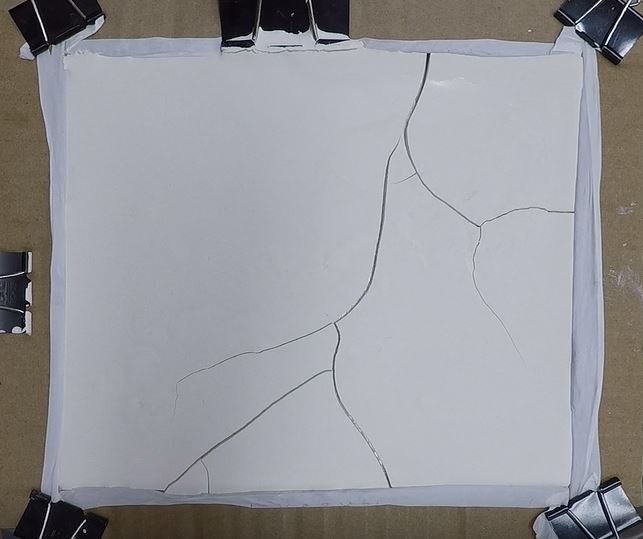
#> input picture length/Trial1.JPG, 643 x 539 px
$ python -i test.py   (imports and definitions only)
#> lines starting #> are read from the running program, lines starting #| are printed output that depends on the picture; after the words box and inside, x2 and y2 are one past the last pixel; in counts of white or black regions, pixels touching at a corner belong together
#Python Code that will take in a picture that contains cracking
#Outputs the length of the cracking

#All the imports for packages used
import math
import scipy.ndimage.morphology as m
import cv2
import numpy as np
from skimage import img_as_float
from skimage import io, color, morphology
from skimage import io, morphology, img_as_bool, segmentation
from scipy import ndimage as ndi
import matplotlib.pyplot as plt
import ctypes
import tkinter as tk
import tkinter.filedialog
from tkinter.filedialog import askopenfilename
#Makes each pixel of the image black or white
# [6 lines left out: function binary, not called in this run]

def binary1(img):
#> called with img = '../../length/Trial1.JPG'
    img = cv2.imread(img,0)
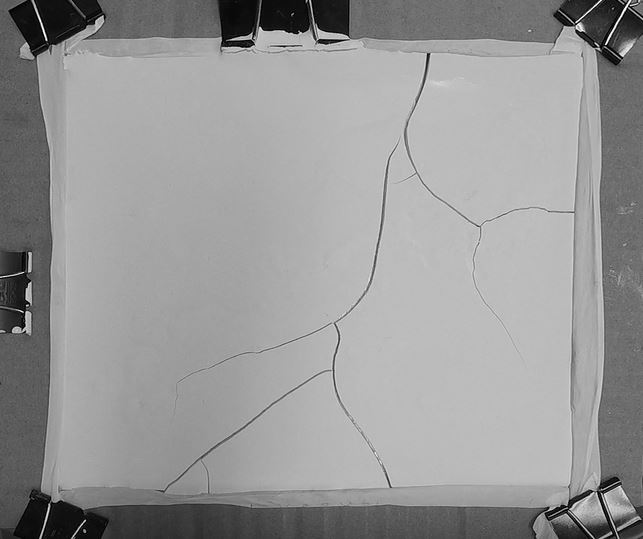
#> img: shape (539, 643); min 0, max 255, mean 150.9
    kernel = np.array([[-1,-1,-1], [-1,9,-1], [-1,-1,-1]])
    im = cv2.filter2D(img, -1, kernel)
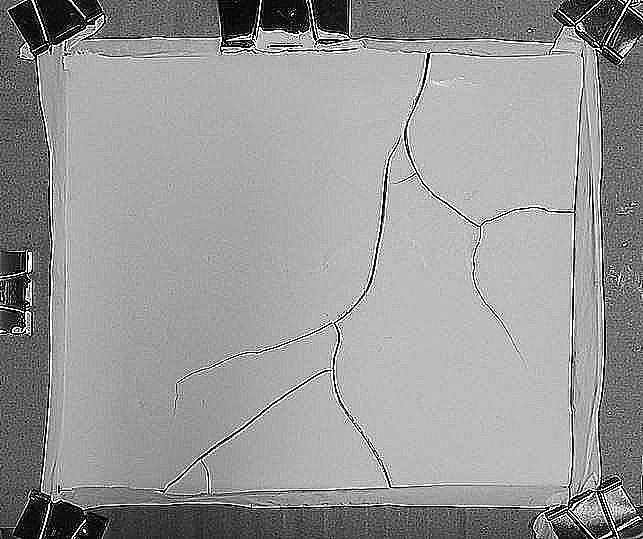
#> im: shape (539, 643); min 0, max 255, mean 151.5
    cv2.imshow("Sharpening",im)
    img = cv2.medianBlur(img,5)
    #cv2.imshow("image",img)
    cv2.waitKey(0)
    th3 = cv2.adaptiveThreshold(img,255,cv2.ADAPTIVE_THRESH_GAUSSIAN_C,\
                cv2.THRESH_BINARY,11,2)
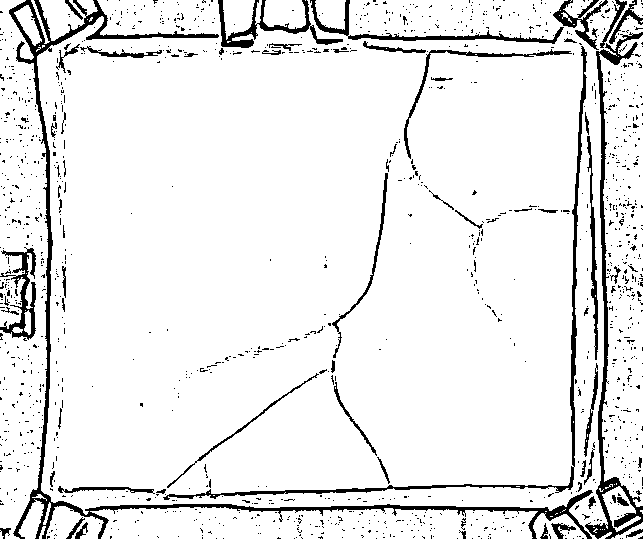
#> th3: shape (539, 643); 91.9% white; 1311 black regions (1244 under 20 px), largest, box (x1, y1, x2, y2) and area: (9, 0, 593, 539) 7002, (585, 32, 643, 539) 3281, (163, 46, 587, 500) 2752

    cv2.imwrite("binary1.jpg", th3)
    cv2.imshow("Binary1",th3)
    cv2.waitKey(0)

# [383 lines left out: functions binary2, median, thinning2, canny, complete, bandw and 5 more, not called in this run]

#############################################MAIN###################################
#User finds file in file system
# [2 lines not run here, left out]

#The image is made smaller if it extends the window size
# [1 line that did not run here, left out]
# [1 line that did not run here, left out]
# [1 line that did not run here, left out]
# [1 line that did not run here, left out]
# [9 lines not run here, left out]

# [1 line that did not run here, left out]
# [1 line that did not run here, left out]
# [1 line that did not run here, left out]

# [12 lines not run here, left out]

# [1 line that did not run here, left out]
# [1 line that did not run here, left out]
# [1 line that did not run here, left out]

#Image is resized
# [1 line not run here, left out]
filename = 'resize.jpg'
selection = False
roi = []

crop_img = [0]

#Uses ROI to allow the user to crop the image by dragging their mouse
# [14 lines left out: function roi_selection, not called in this run]

image_read_path=filename
window_name='Input Image'
window_crop_name='Cropped Image'
esc_keycode=27
wait_time=1
# [62 lines not run here, left out]


#Notes:
#Loop through endpoints and splitting points but it loops a fixed number of times

>>> result = binary1('../../length/Trial1.JPG')

$ run again, on length/Trial32.JPG
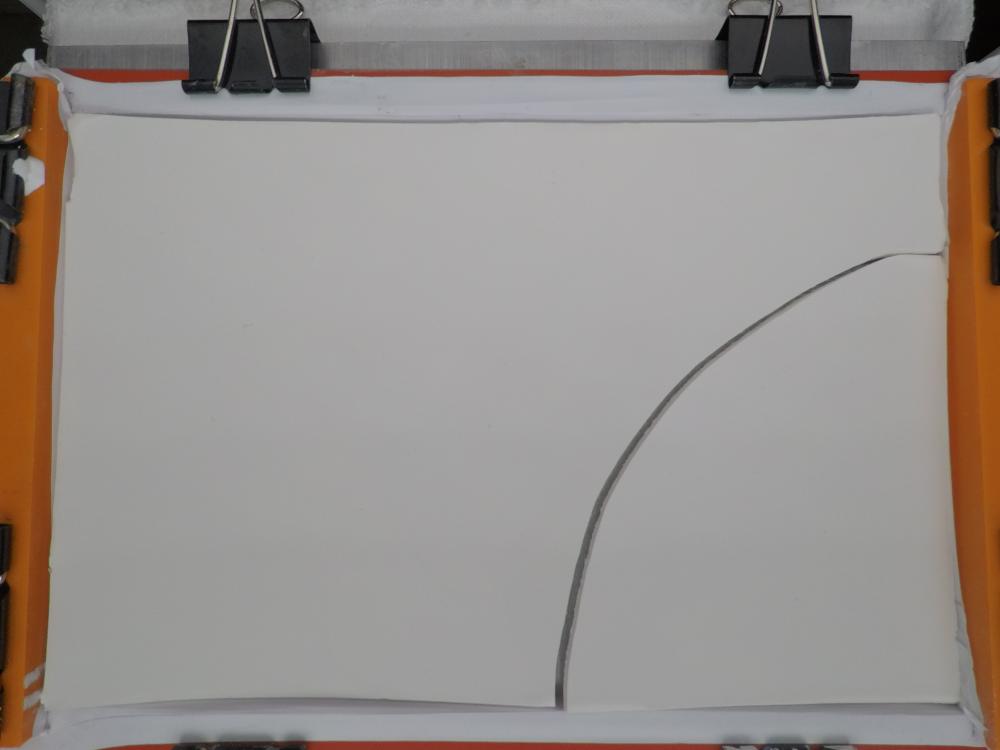
#> input picture length/Trial32.JPG, 4000 x 3000 px (shown at 1/4 size)
#> in binary1, `img = cv2.imread(img,0)`:
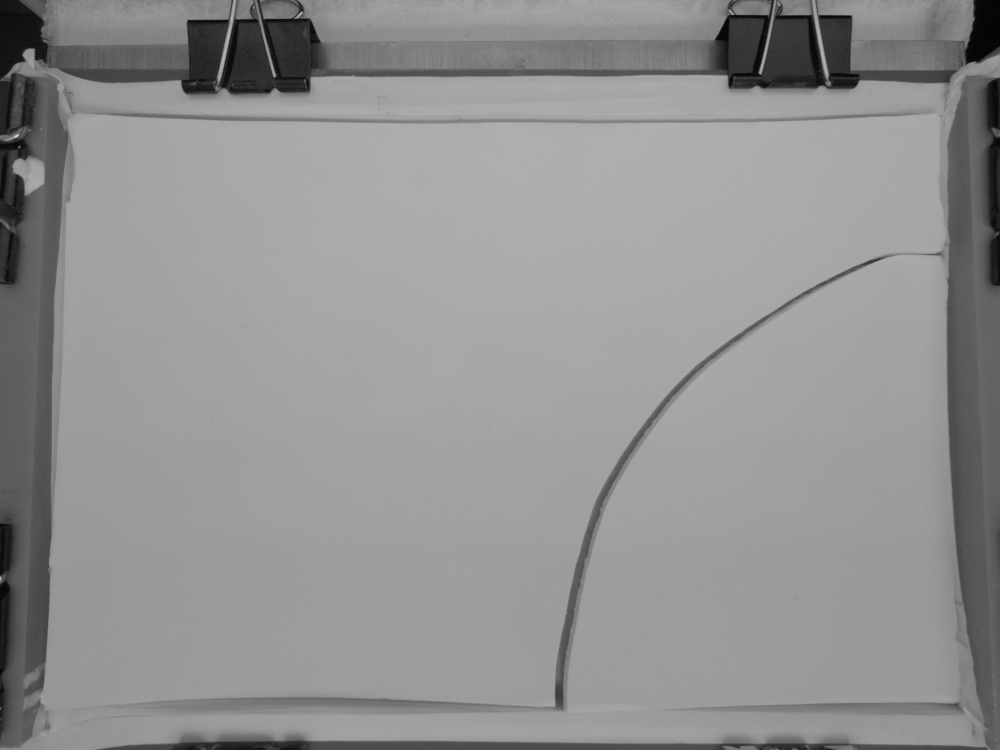
#> img: shape (3000, 4000) (shown at 1/4 size); min 0, max 235, mean 145.9
#> in binary1, `th3 = cv2.adaptiveThreshold(img,255,cv2.ADAPTIVE_THRESH_GAUSSIAN_C,\ c..`:
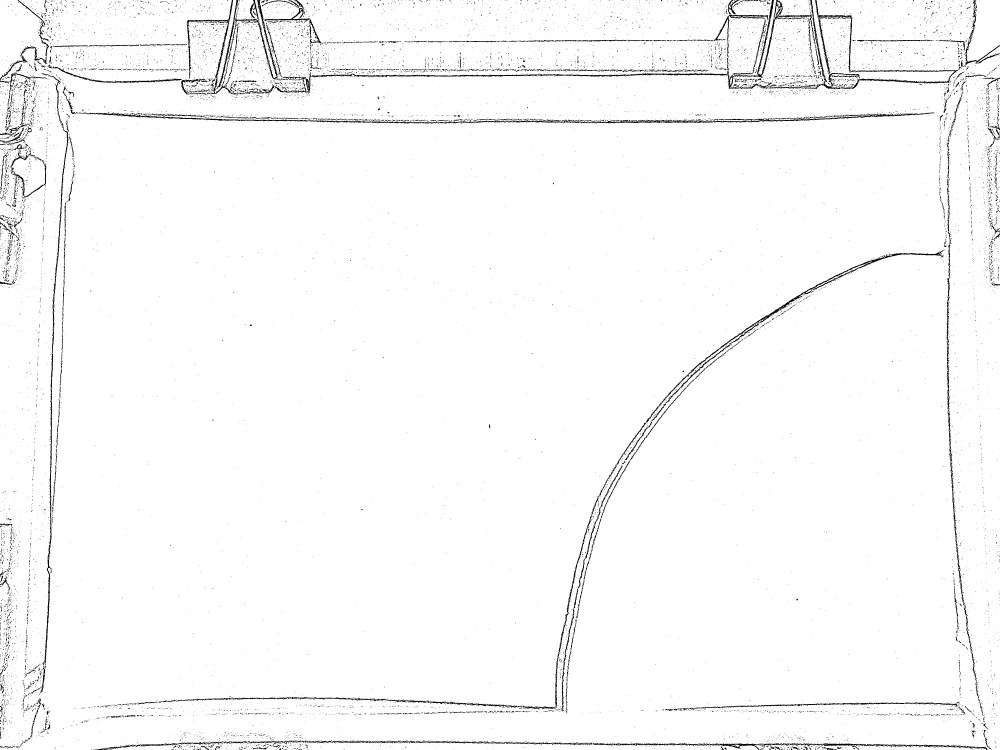
#> th3: shape (3000, 4000) (shown at 1/4 size); 97.8% white; 14781 black regions (13846 under 20 px), largest, box (x1, y1, x2, y2) and area: (316, 449, 3740, 495) 17711, (2235, 1000, 3776, 2617) 14978, (1179, 2962, 3950, 3000) 13533

$ run again, on length/Trial33.JPG
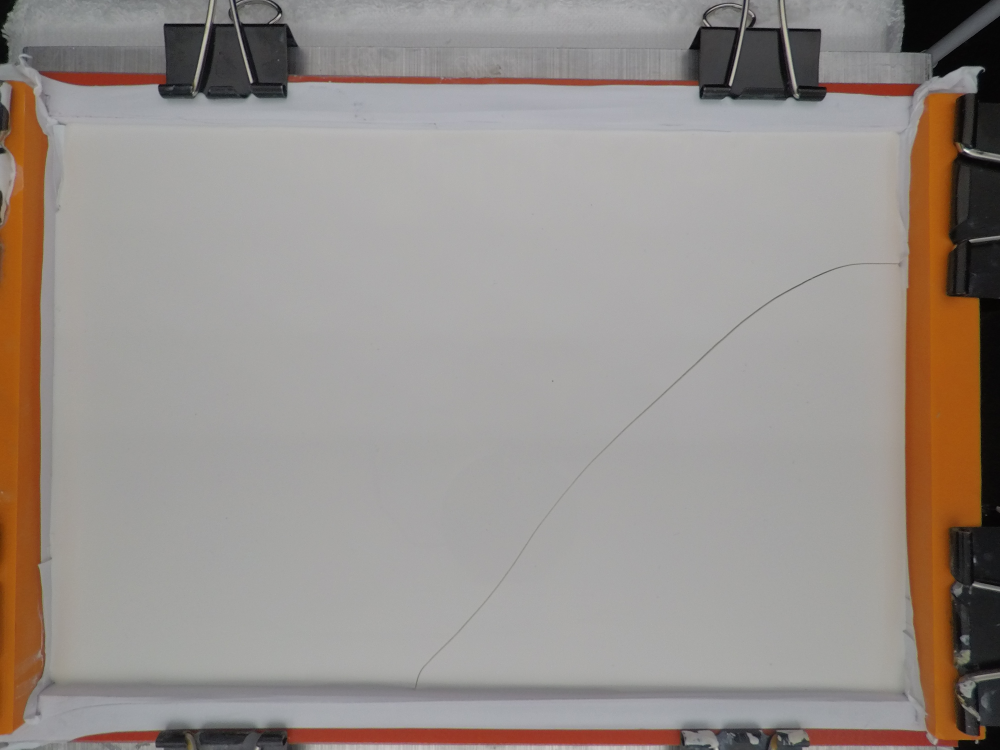
#> input picture length/Trial33.JPG, 4000 x 3000 px (shown at 1/4 size)
#> in binary1, `img = cv2.imread(img,0)`:
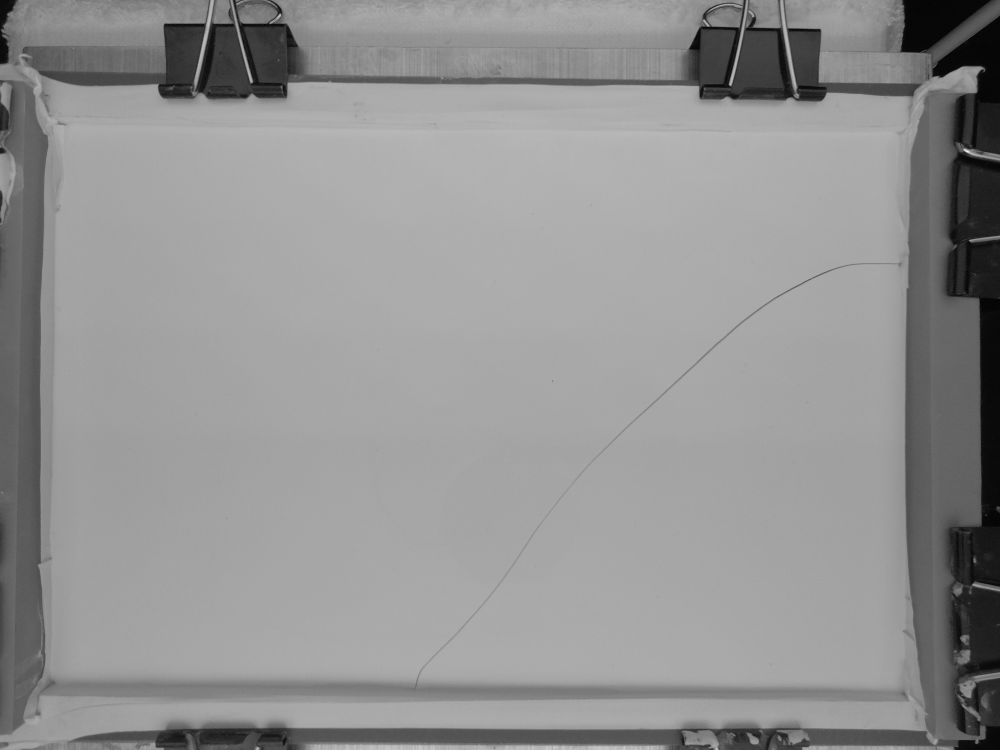
#> img: shape (3000, 4000) (shown at 1/4 size); min 0, max 255, mean 146.6
#> in binary1, `th3 = cv2.adaptiveThreshold(img,255,cv2.ADAPTIVE_THRESH_GAUSSIAN_C,\ c..`:
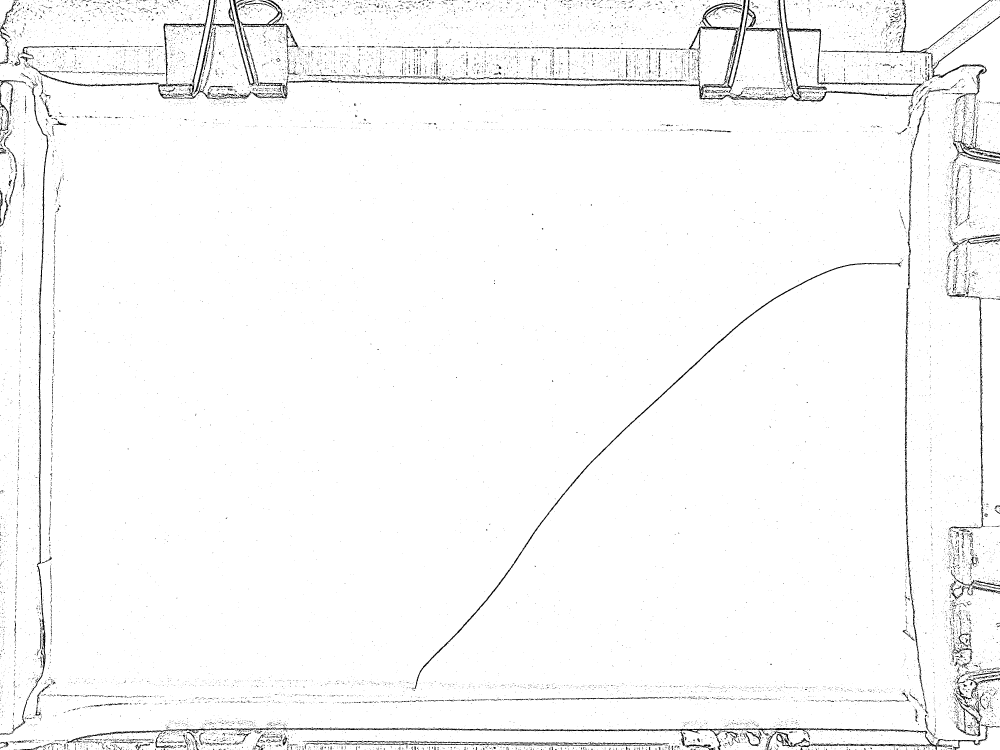
#> th3: shape (3000, 4000) (shown at 1/4 size); 97.5% white; 17706 black regions (16462 under 20 px), largest, box (x1, y1, x2, y2) and area: (1006, 0, 3696, 407) 31177, (1105, 2898, 4000, 3000) 19032, (1647, 1049, 3606, 2756) 12414

$ run again, on length/crack.jpg
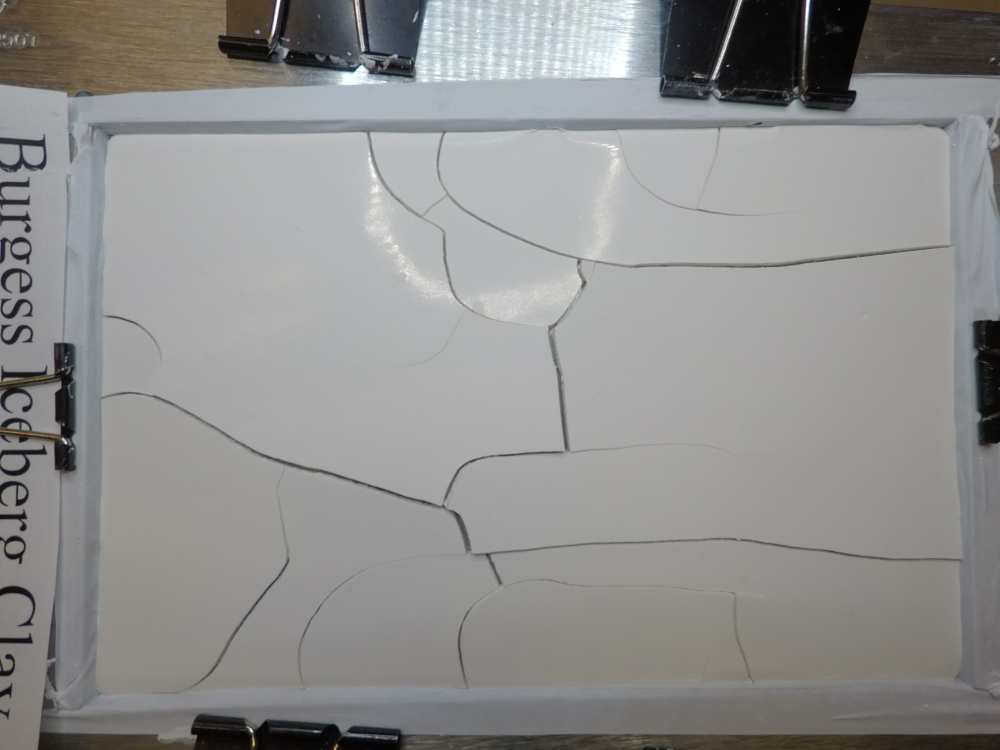
#> input picture length/crack.jpg, 4000 x 3000 px (shown at 1/4 size)
#> in binary1, `img = cv2.imread(img,0)`:
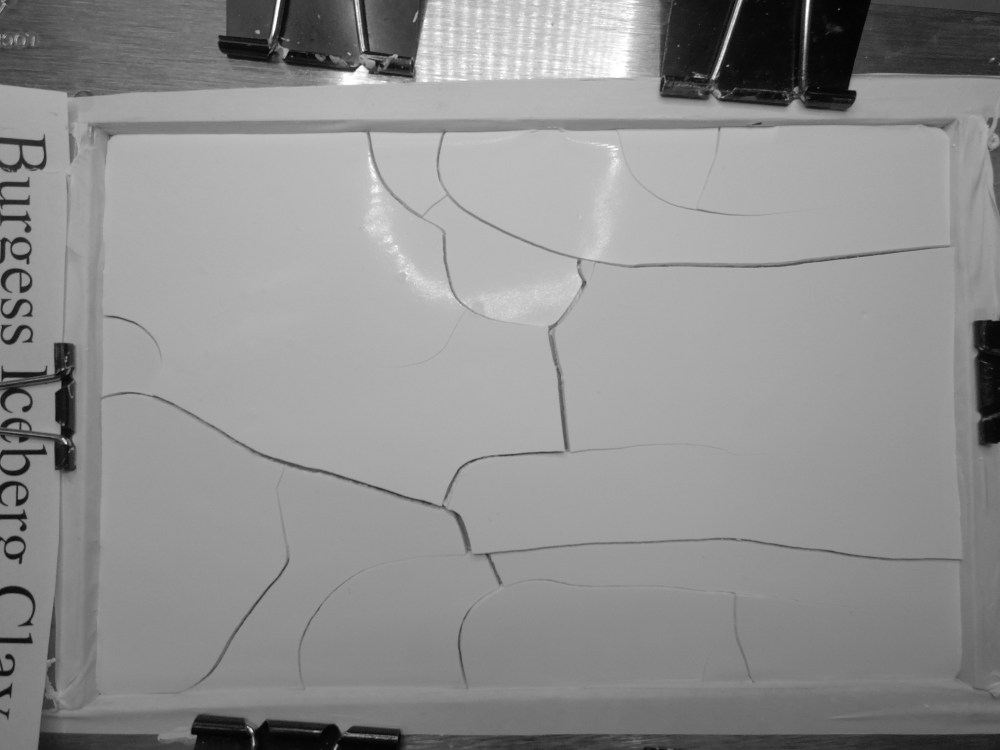
#> img: shape (3000, 4000) (shown at 1/4 size); min 0, max 255, mean 143.6
#> in binary1, `th3 = cv2.adaptiveThreshold(img,255,cv2.ADAPTIVE_THRESH_GAUSSIAN_C,\ c..`:
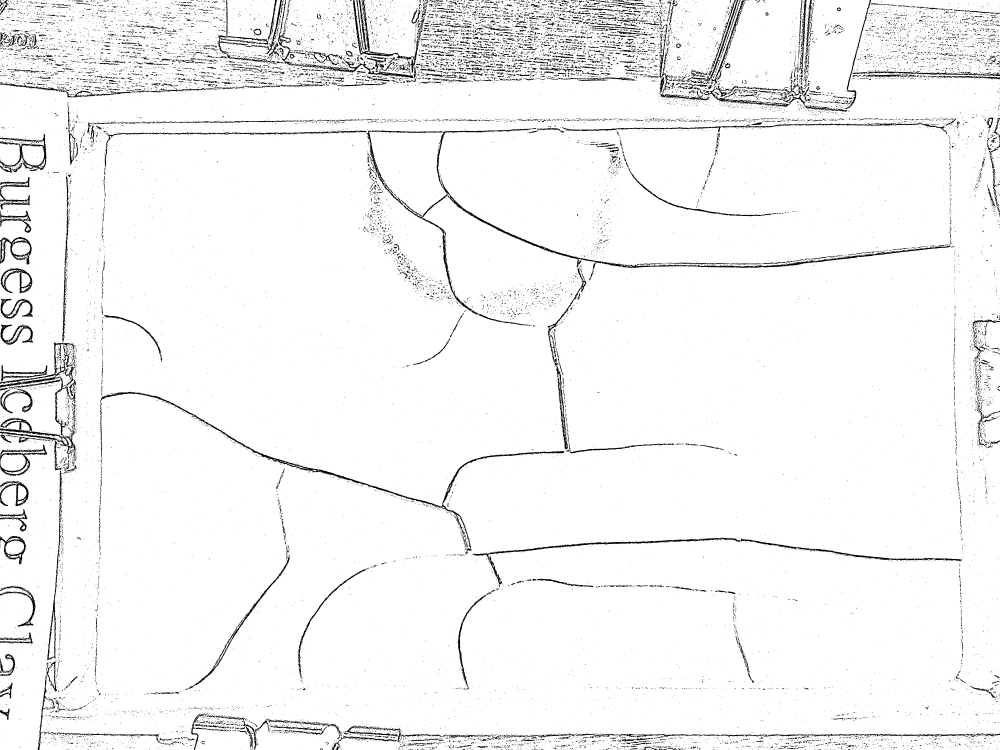
#> th3: shape (3000, 4000) (shown at 1/4 size); 95.9% white; 22045 black regions (19590 under 20 px), largest, box (x1, y1, x2, y2) and area: (1467, 513, 3802, 1304) 26251, (1890, 2151, 3848, 2340) 13024, (399, 1567, 1886, 2205) 11482
